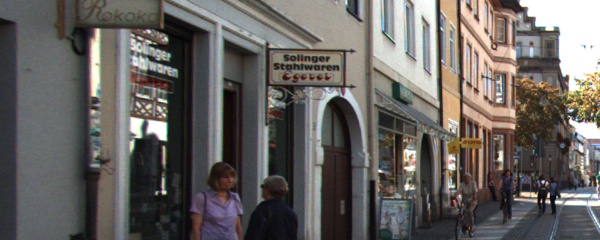
#> input picture 第四次作业-图像拼接/图像匹配检测作业_贾林轩_1853688/source-images/A.png, 600 x 240 px
$ python Stitch.py
#> lines starting #> are read from the running program, lines starting #| are printed output that depends on the picture; long printed decimals are rounded
# @Author  : 贾林轩 1853688
# @IDE: PyCharm
# @python：3.6.15
# @numpy -V : 1.19.5
# @opencv-python -V : 3.4.2.16
# @opencv-contrib-python -V : 3.4.2.16


import numpy as np
import cv2
import os

# 读入图片
A = cv2.imread('./source-images/A.png')
#> A is the input picture: shape (240, 600, 3); mean B, G, R 96.1, 99.4, 102.7
B = cv2.imread('./source-images/B.png')
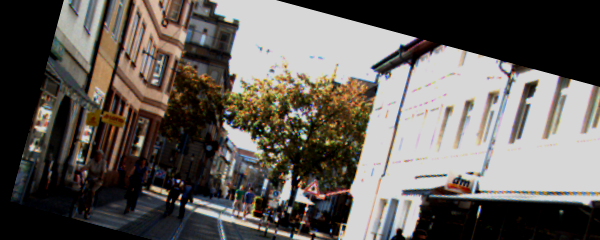
#> input picture 第四次作业-图像拼接/图像匹配检测作业_贾林轩_1853688/source-images/B.png, 600 x 240 px
#> B is the input picture: shape (240, 600, 3); mean B, G, R 88.9, 93.7, 98.6
# 因两图亮度不同，故通过线性加权修正两图亮度，权值为k，考虑到B图中黑色区域较多，故两图均除去黑色部分再做平均
A_mean = np.mean(np.where(A[:, :, :] != 0))
#> A_mean = 140
B_mean = np.mean(np.where(B[:, :, :] != 0))
#> B_mean = 141
k = A_mean / B_mean
#> k = 0.993
print(k)
#| 0.9929


# SIFT
# 定义储存路径
path = './results/SIFT/'
if not os.path.exists(path):  # 创建储存路径
    os.makedirs(path)
# 创建SIFT类的实例
sift = cv2.xfeatures2d.SIFT_create()
# 计算特征点和描述子
keypoints_1, descriptors_1 = sift.detectAndCompute(A, None)
#> keypoints_1 = 1361 keypoints; strongest (x, y, size): (159, 129, 11.7), (548, 195, 2.3), (164, 192, 3.2), (548, 202, 3.1)
keypoints_2, descriptors_2 = sift.detectAndCompute(B, None)
#> keypoints_2 = 1526 keypoints; strongest (x, y, size): (530, 89, 8.7), (276, 219, 2.7), (304, 137, 3.9), (298, 177, 2)
# 特征点匹配（不加筛选，显示所有匹配）
matcher = cv2.BFMatcher()   # 创建匹配器
matches = matcher.match(descriptors_1, descriptors_2)   # 进行特征匹配
#> matches = 1361 matches
matches = sorted(matches, key=lambda x: x.distance)   # 将特征匹配按欧氏距离排序
print(len(matches))
#| 1361
SIFT_match = cv2.drawMatches(A, keypoints_1, B, keypoints_2, matches[:len(matches)], B, flags=2)   # 将匹配的特征点进行连线
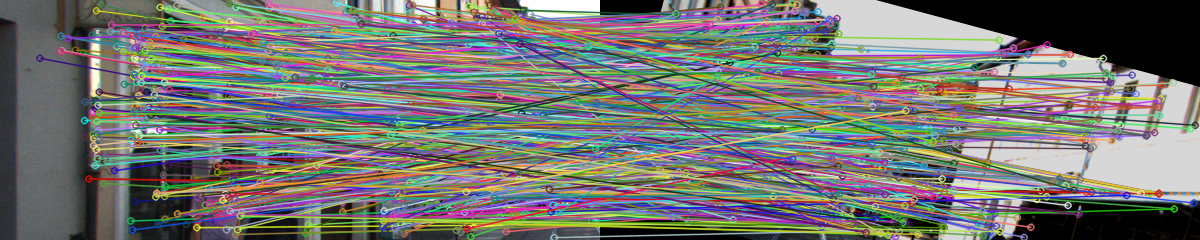
#> SIFT_match: shape (240, 1200, 3); mean B, G, R 113.4, 117.5, 116.5
cv2.imwrite(path + 'SIFT_match.png',SIFT_match)
# RANSAC滤去离群点
# 获取相匹配特征点的坐标
ptsA = np.float32([keypoints_1[m.queryIdx].pt for m in matches]).reshape(-1, 1, 2)
#> ptsA = 1361 rows, first 8: [557.4, 48.51], [513, 77.59], [555.8, 25.14], [502.8, 57.97], [432.4, 101.8], [443.7, 84.57], [409.4, 119.6], [587.5, 181.4]
ptsB = np.float32([keypoints_2[m.trainIdx].pt for m in matches]).reshape(-1, 1, 2)
#> ptsB = 1361 rows, first 8: [231.4, 43.35], [176, 61.57], [236.5, 18.04], [170.9, 37.93], [83.51, 64.4], [100.5, 49.35], [53.81, 76.72], [225.5, 193.1]
# 采用RANSAC方法拟合并计算Homography矩阵（mask为二进制掩码）
(H, mask) = cv2.findHomography(ptsB, ptsA, cv2.RANSAC, ransacReprojThreshold=5.0)
#> H = [[0.88, 0.238, 343.9], [-0.235, 0.879, 64.95], [2.39e-06, 5.88e-06, 1]]; mask = 1361 values, max 1 at index 0, min 0 at index 76, mean 0.289
print(np.float16(H))   # 打印Homography矩阵
#| [[ 8.804e-01  2.384e-01  3.438e+02]
#|  [-2.350e-01  8.789e-01  6.494e+01]
#|  [ 2.384e-06  5.901e-06  1.000e+00]]
good = []   # good用于保存经过RANSAC处理得到的良好匹配点
for (m, s) in zip(matches, mask):
    # 当二进制掩码为1时（即RANSAC中的internal点）将其添加到良好匹配点中
    if s == 1:
        good.append(m)
#> after the loop, good = 394 matches
print(len(good))
#| 394
SIFT_ransac = cv2.drawMatches(A, keypoints_1, B, keypoints_2, good[:len(good)], B, flags=2)   # 将匹配的特征点进行连线
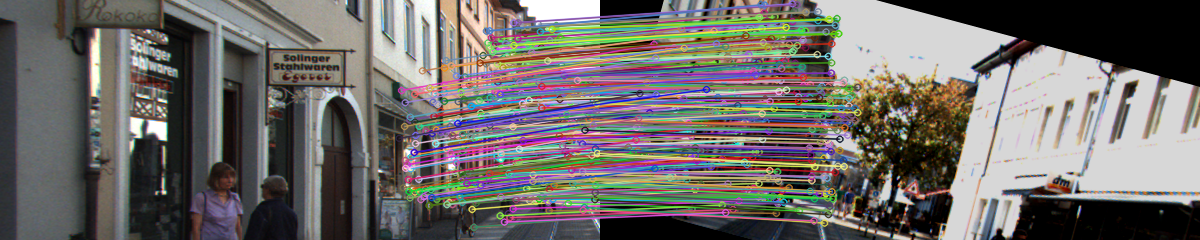
#> SIFT_ransac: shape (240, 1200, 3); mean B, G, R 105.5, 108.1, 111.4
cv2.imwrite(path + 'SIFT_ransac.png',SIFT_ransac)
# 图像拼接
wrap = cv2.warpPerspective(B, H, (A.shape[1] + B.shape[1], A.shape[0] + B.shape[0]))   # 根据Homography矩阵进行单应变换（适当扩大画布）
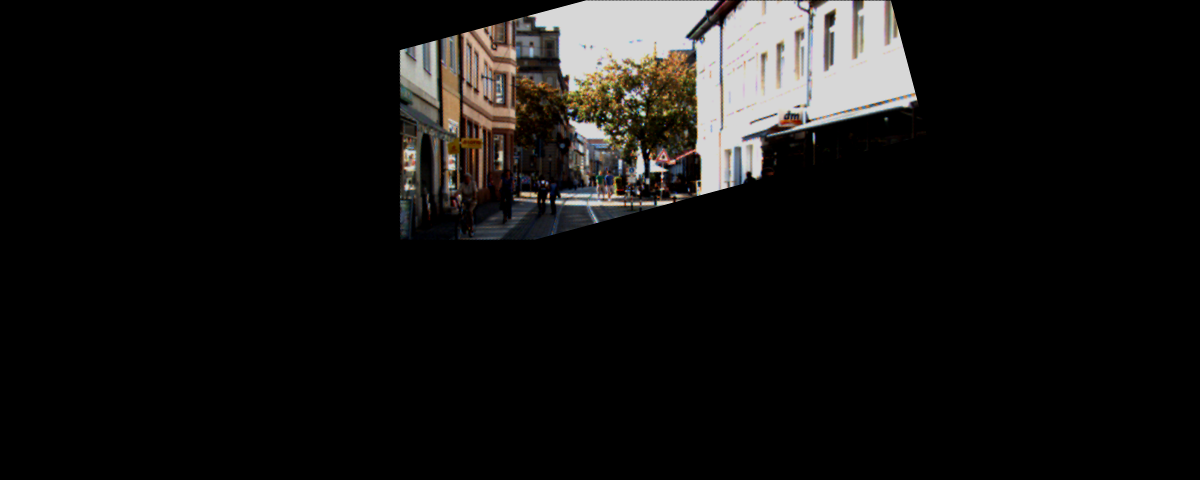
#> wrap: shape (480, 1200, 3); mean B, G, R 18.3, 19.3, 20.3
wrap = k * wrap   # 通过线性加权调整两图亮度差异
wrap[0:A.shape[0], 0:A.shape[1]] = A   # 左图不变，放入左端
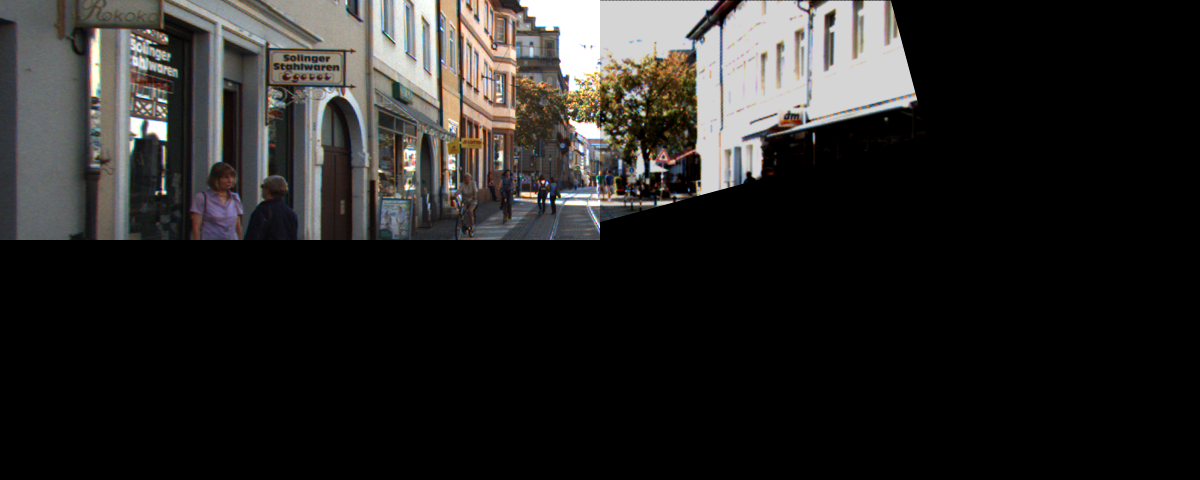
#> wrap: shape (480, 1200, 3) float64; mean B, G, R 37, 38.3, 39.5
# 得到有效图像区域
rows, cols = np.where(wrap[:, :, 0] != 0)
min_row, max_row = min(rows), max(rows) + 1
#> min_row = 0; max_row = 241
min_col, max_col = min(cols), max(cols) + 1
#> min_col = 0; max_col = 926
# 去除黑色无用部分
result = wrap[min_row:max_row, min_col:max_col, :]
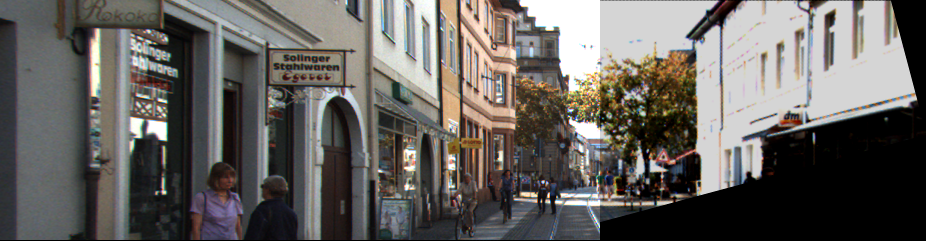
#> result: shape (241, 926, 3) float64; mean B, G, R 95.5, 98.9, 102
cv2.imwrite(path + 'SIFT_stitch.png',result)


# SURF
# 定义储存路径
path = './results/SURF/'
if not os.path.exists(path):  # 创建储存路径
    os.makedirs(path)
# 创建surf类的实例，检测阈值为7000（阈值越大检测到的特征点数越少）
#> (the run stopped early here; a loop or call above may not have finished)
